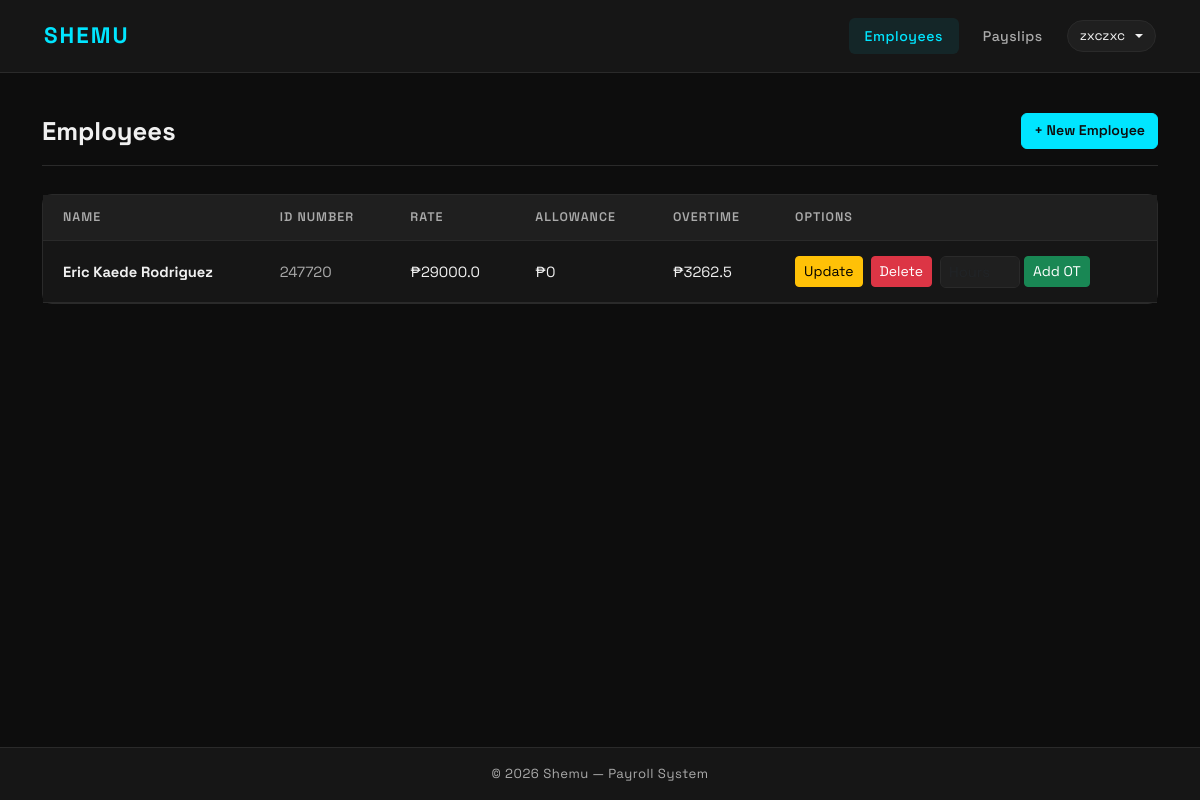
The page / (signed in) on the database as committed earlier.
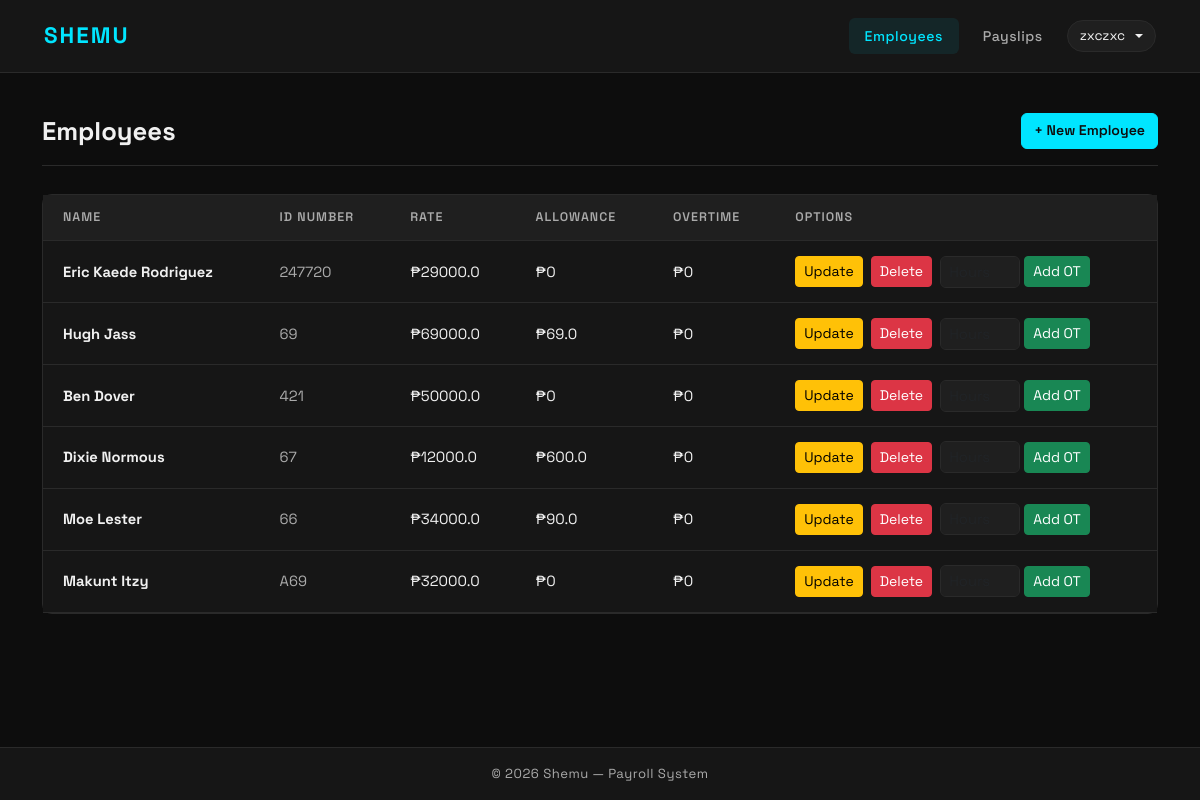
The same page on the database as committed later.
### payroll_app/models.py (models this page shows, shortened)
class Employee(models.Model):
    name = models.CharField(max_length=300)
    id_number = models.CharField(max_length=50, primary_key=True, unique=True)
    rate = models.FloatField()
    overtime_pay = models.FloatField(null=True, blank=True)
    allowance = models.FloatField(null=True, blank=True)

### payroll_app/views.py (the view)
# urls.py: path('', views.employees, name='employees'),
def employees(request):
    if not request.user.is_authenticated:
        return redirect('login')
    all_employees = Employee.objects.all()
    return render(request, 'payroll_app/employees.html', {'employees': all_employees})

### payroll_app/templates/payroll_app/employees.html (shortened to what this page needs)
{% extends 'payroll_app/base.html' %}
{% block content %}
<div class="page-header">
    <h1 class="page-title">Employees</h1>
    <a href="{% url 'create_employee' %}" class="btn btn-accent">+ New Employee</a>
</div>
<div class="card">
    <table class="table table-hover mb-0">
        <thead>
            <tr>
                <th>Name</th>
                <th>ID Number</th>
                <th>Rate</th>
                <th>Allowance</th>
                <th>Overtime</th>
                <th>Options</th>
            </tr>
        </thead>
        <tbody>
            {% for emp in employees %}
            <tr>
                <td><strong>{{ emp.name }}</strong></td>
                <td><span class="text-muted">{{ emp.id_number }}</span></td>
                <td>₱{{ emp.rate }}</td>
                <td>₱{{ emp.allowance|default:"0" }}</td>
                <td>₱{{ emp.overtime_pay|default:"0" }}</td>
                <td>
                    <div class="d-flex align-items-center gap-2 flex-wrap">
                        <a href="{% url 'update_employee' emp.id_number %}" class="btn btn-sm btn-warning">Update</a>
                        <form method="post" action="{% url 'delete_employee' emp.id_number %}" class="d-inline" onsubmit="return confirm('Are you sure you want to delete {{ emp.name }}?')">
                            <button type="submit" class="btn btn-sm btn-danger">Delete</button>
                        </form>
                        <form method="post" action="{% url 'add_overtime' emp.id_number %}" class="d-inline d-flex align-items-center gap-1">
                            <input type="number" name="overtime_hours" placeholder="Hours" min="0" step="0.01" class="form-control form-control-sm" style="width:80px">
                            <button type="submit" class="btn btn-sm btn-success">Add OT</button>
                        </form>
                    </div>
                </td>
            </tr>
            {% empty %}
            <tr>
                <td colspan="6" class="text-center text-muted py-4">No employees yet. Add one to get started.</td>
            </tr>
            {% endfor %}
        </tbody>
    </table>
</div>
{% endblock %}

Rows that differ between the two databases and show on the page:
changed Employee "Eric Kaede Rodriguez": overtime_pay "3262.5" → "0"
added Employee: name "Hugh Jass", id_number "69", rate "69000.0", allowance "69.0", overtime_pay "0"
added Employee: name "Ben Dover", id_number "421", rate "50000.0", allowance "0", overtime_pay "0"
added Employee: name "Dixie Normous", id_number "67", rate "12000.0", allowance "600.0", overtime_pay "0"
added Employee: name "Moe Lester", id_number "66", rate "34000.0", allowance "90.0", overtime_pay "0"
added Employee: name "Makunt Itzy", id_number "A69", rate "32000.0", allowance "0", overtime_pay "0"
